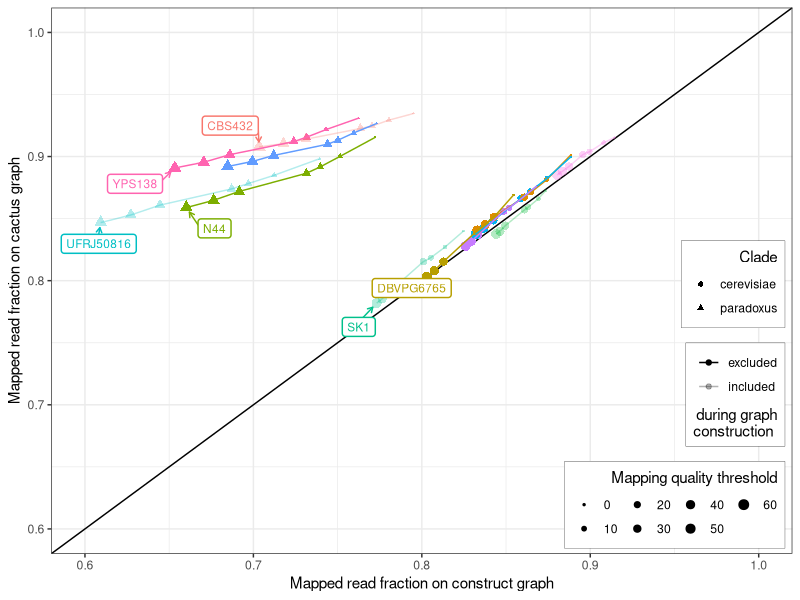
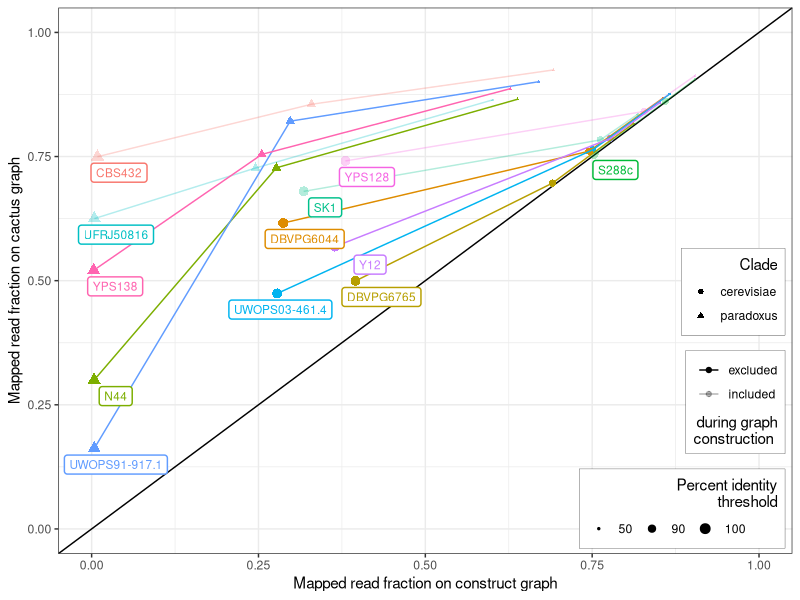
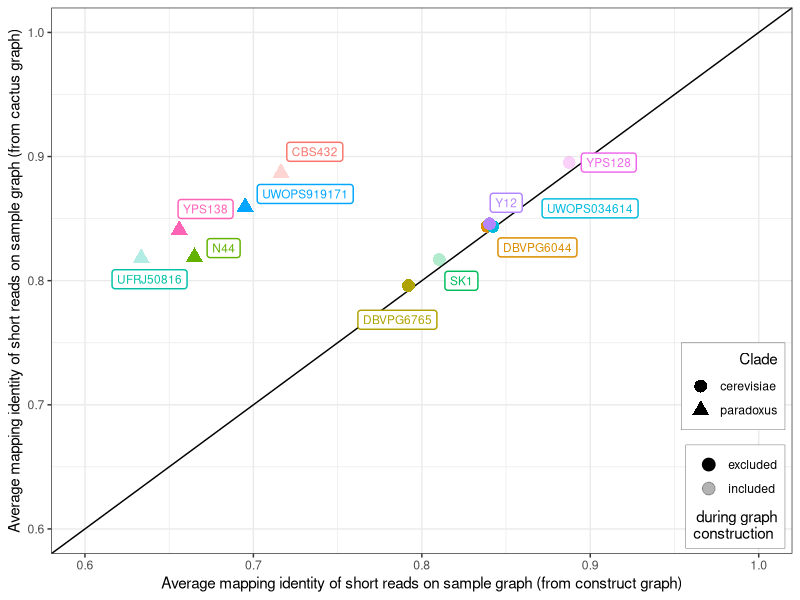
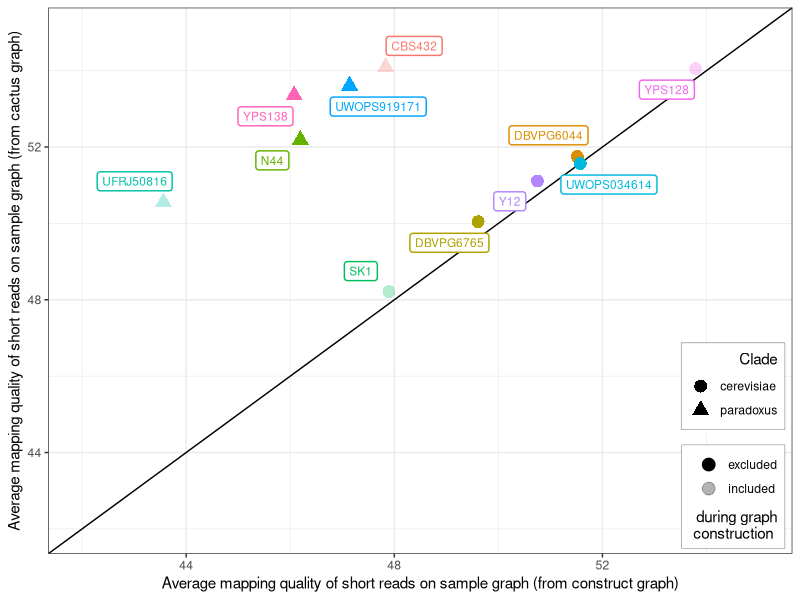
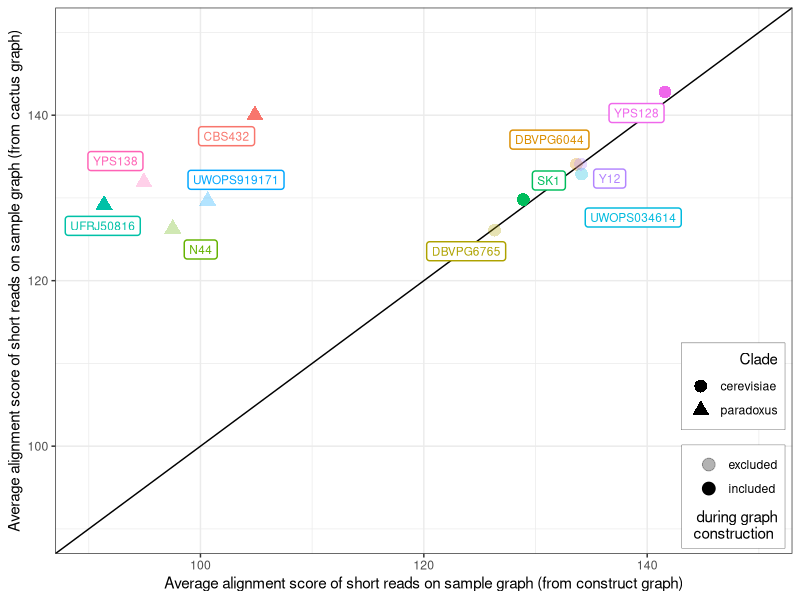

The R script that drew these images, in order:
library(tidyverse)
library(magrittr)
library(ggrepel)

##############
#Read mapping#
##############

#Four strains
#############

construct <- read_tsv("data/yeast.mapping.constructunion.four.tsv", col_names = c("mapq_gt0", "mapq_ge10", "mapq_ge20", "mapq_ge30", "mapq_ge40", "mapq_ge50", "mapq_ge60", "id_ge100", "id_ge90", "id_ge50", "all", "graph", "sample"))
cactus <- read_tsv("data/yeast.mapping.cactus.four.tsv", col_names = c("mapq_gt0", "mapq_ge10", "mapq_ge20", "mapq_ge30", "mapq_ge40", "mapq_ge50", "mapq_ge60", "id_ge100", "id_ge90", "id_ge50", "all", "graph", "sample"))

construct_new <- construct %>%
  gather("mapq_gt0", "mapq_ge10", "mapq_ge20", "mapq_ge30", "mapq_ge40", "mapq_ge50", "mapq_ge60", "id_ge100", "id_ge90", "id_ge50", key="filter", value="construct_number") %>%
  mutate(construct_fraction = construct_number / all) %>%
  select(sample, filter, construct_fraction)

cactus_new <- cactus %>%
  gather("mapq_gt0", "mapq_ge10", "mapq_ge20", "mapq_ge30", "mapq_ge40", "mapq_ge50", "mapq_ge60", "id_ge100", "id_ge90", "id_ge50", key="filter", value="cactus_number") %>%
  mutate(cactus_fraction = cactus_number / all) %>%
  select(sample, filter, cactus_fraction)

## Mapping quality plot
pdf('pdf/yeast-mapping-quality-four.pdf', 6, 6)
construct_new %>%
  inner_join(cactus_new, by=c("sample", "filter")) %>%
  filter(filter %in% c("mapq_gt0", "mapq_ge10", "mapq_ge20", "mapq_ge30", "mapq_ge40", "mapq_ge50", "mapq_ge60")) %>%
  mutate(filter = factor(filter, levels = c("mapq_gt0", "mapq_ge10", "mapq_ge20", "mapq_ge30", "mapq_ge40", "mapq_ge50", "mapq_ge60"), labels = c("0", "10", "20", "30", "40", "50", "60"))) %>%
  mutate(clade=ifelse(sample %in% c("UWOPS91-917.1","UFRJ50816","YPS138","N44","CBS432"), 'paradoxus', 'cerevisiae')) %>%
  mutate(ingraph=ifelse(sample %in% c("UFRJ50816", "YPS128", "CBS432", "SK1", "S288c"), 'included', 'excluded')) %>% 
  ggplot(aes(construct_fraction, cactus_fraction,
               color=sample, alpha=ingraph, pch=clade)) +
  geom_abline(intercept=0) +
  geom_point(aes(size=filter)) +
  geom_line() +
  geom_label_repel(aes(label=ifelse(filter==60, sample, '')),
                   point.padding=.5, box.padding=.5,
                   min.segment.length=0, size=3, seed=123,
                   alpha=1, segment.size=.5, label.size=.5,
                   arrow=arrow(length = unit(0.01, "npc"))) + 
  labs(color="Strain", size="Mapping quality threshold",
       x="Mapped read fraction on construct graph",
       y="Mapped read fraction on cactus graph",
       alpha="during graph\nconstruction ", pch="Clade") +
  coord_cartesian(xlim=c(0.6,1), ylim=c(0.6,1)) +
  scale_size_discrete(range=c(.5,3)) +
  scale_alpha_discrete(range=c(1, .3)) +
  theme_bw() +
  theme(legend.position=c(.99,.01), legend.justification=c(1, 0),
        legend.box.just='right',
        legend.background=element_rect(colour='black', size=.1)) +
  guides(pch=guide_legend(order=1, title.hjust=1),
         size=guide_legend(ncol=4, order=3, title.hjust=1),
         alpha=guide_legend(order=2, title.hjust=1, title.position='bottom',
                            override.aes=list()),
         color=FALSE)
dev.off()

# Mapping percent identity plot
pdf('pdf/yeast-mapping-identity-four.pdf', 6, 6)
construct_new %>%
  inner_join(cactus_new, by=c("sample", "filter")) %>%
  filter(filter %in% c("id_ge100", "id_ge90", "id_ge50")) %>%
  mutate(filter = factor(filter, levels = c("id_ge50", "id_ge90", "id_ge100"), labels = c("50", "90", "100"))) %>%
  mutate(clade=ifelse(sample %in% c("UWOPS91-917.1","UFRJ50816","YPS138","N44","CBS432"), 'paradoxus', 'cerevisiae')) %>%
  mutate(ingraph=ifelse(sample %in% c("UFRJ50816", "YPS128", "CBS432", "SK1", "S288c"), 'included', 'excluded')) %>%
  ggplot(aes(construct_fraction, cactus_fraction, color=sample,
             alpha=ingraph, pch=clade)) +
  geom_abline(intercept=0) +
  geom_point(aes(size=filter)) +
  geom_line() +
  geom_label_repel(aes(label=ifelse(filter==100, sample, '')),
                   point.padding=.25, box.padding=.25,
                   min.segment.length=Inf, size=3, seed=123,
                   nudge_y=-.01, nudge_x=.01,
                   alpha=1, label.size=.5) + 
  labs(color="Strain", size="Percent identity\nthreshold",
       x="Mapped read fraction on construct graph",
       y="Mapped read fraction on cactus graph",
       alpha="during graph\nconstruction ", pch="Clade") +
  coord_cartesian(xlim=c(0,1), ylim=c(0,1)) +
  scale_size_discrete(range=c(.5,3)) +
  scale_alpha_discrete(range=c(1, .3)) +
  theme_bw() +
  theme(legend.position=c(.99,.01), legend.justification=c(1, 0),
        legend.box.just='right',
        legend.background=element_rect(colour='black', size=.1)) +
  guides(pch=guide_legend(order=1, title.hjust=1),
         size=guide_legend(ncol=4, order=3, title.hjust=1),
         alpha=guide_legend(order=2, title.hjust=1, title.position='bottom'),
         color=FALSE)
dev.off()

###############
#SV genotyping#
###############

identity <- read_tsv("data/constructunion.four.reads.identity.tsv", col_names = c("graph", "strain", "identity"))
quality <- read_tsv("data/constructunion.four.reads.mapq.tsv", col_names = c("graph", "strain", "quality"))
score <- read_tsv("data/constructunion.four.reads.score.tsv", col_names = c("graph", "strain", "score"))

# Mapping identity plot
pdf('pdf/yeast-genotyping-identity-four.pdf', 6, 6)
identity %>%
  spread(graph, identity) %>%
  mutate(clade=ifelse(strain %in% c("UWOPS919171","UFRJ50816","YPS138","N44","CBS432"), 'paradoxus', 'cerevisiae')) %>%
  mutate(ingraph=ifelse(strain %in% c("UFRJ50816", "YPS128", "CBS432", "SK1", "S288c"), 'included', 'excluded')) %>%
  ggplot(aes(construct, cactus, color=strain, alpha=ingraph, shape=clade)) +
  geom_abline(intercept=0) +
  geom_point(size=4) +
  geom_label_repel(aes(label=strain),
                   point.padding=.25, box.padding=.5,
                   min.segment.length=Inf, size=3, seed=123,
                   nudge_x=.01,
                   alpha=1, label.size=.5) + 
  labs(color="Strain", shape="Clade",
       x="Average mapping identity of short reads on sample graph (from construct graph)",
       y="Average mapping identity of short reads on sample graph (from cactus graph)",
       alpha="during graph\nconstruction ") +
  coord_cartesian(xlim=c(0.6,1), ylim=c(0.6,1)) +
  scale_alpha_discrete(range=c(1, .3)) +
  theme_bw() +
  theme(legend.position=c(.99,.01), legend.justification=c(1, 0),
        legend.box.just='right',
        legend.background=element_rect(colour='black', size=.1)) +
  guides(color=FALSE, shape=guide_legend(order=1, title.hjust=1),
         alpha=guide_legend(order=2, title.hjust=1, title.position='bottom'))
dev.off()

# Mapping quality plot
pdf('pdf/yeast-genotyping-quality-four.pdf', 6, 6)
quality %>%
  spread(graph, quality) %>%
  mutate(clade=ifelse(strain %in% c("UWOPS919171","UFRJ50816","YPS138","N44","CBS432"), 'paradoxus', 'cerevisiae')) %>%
  mutate(ingraph=ifelse(strain %in% c("UFRJ50816", "YPS128", "CBS432", "SK1", "S288c"), 'included', 'excluded')) %>%
  ggplot(aes(construct, cactus, color=strain, alpha=ingraph, shape=clade)) +
  geom_abline(intercept=0) +
  geom_point(size=4) +
  geom_label_repel(aes(label=strain),
                   point.padding=.25, box.padding=.5,
                   min.segment.length=Inf, size=3, seed=123,
                   nudge_x=-.01,
                   alpha=1, label.size=.5) + 
  labs(color="Strain", shape="Clade",
       x="Average mapping quality of short reads on sample graph (from construct graph)",
       y="Average mapping quality of short reads on sample graph (from cactus graph)",
       alpha="during graph\n construction ") +
  coord_cartesian(xlim=c(42,55), ylim=c(42,55)) +
  scale_alpha_discrete(range=c(1, .3)) +
  theme_bw() +
  theme(legend.position=c(.99,.01), legend.justification=c(1, 0),
        legend.box.just='right',
        legend.background=element_rect(colour='black', size=.1)) +
  guides(color=FALSE, shape=guide_legend(order=1, title.hjust=1),
         alpha=guide_legend(order=2, title.hjust=1, title.position='bottom'))
dev.off()

# Mapping score plot
pdf('pdf/yeast-genotyping-score-four.pdf', 8, 7)
score %>%
  spread(graph, score) %>%
  mutate(clade=ifelse(strain %in% c("UWOPS919171","UFRJ50816","YPS138","N44","CBS432"), 'paradoxus', 'cerevisiae')) %>%
  mutate(ingraph=ifelse(strain %in% c("UFRJ50816", "YPS128", "CBS432", "SK1", "S288c"), 'included', 'excluded')) %>%
  ggplot(aes(construct, cactus, color=strain, alpha=ingraph, shape=clade)) +
  geom_abline(intercept=0) +
  geom_point(size=4) +
  geom_label_repel(aes(label=strain),
                   point.padding=.25, box.padding=.5,
                   min.segment.length=Inf, size=3, seed=123,
                   nudge_x=-.01,
                   alpha=1, label.size=.5) + 
  labs(color="Strain", shape="Clade",
       x="Average alignment score of short reads on sample graph (from construct graph)",
       y="Average alignment score of short reads on sample graph (from cactus graph)",
       alpha="during graph\n construction ") +
  coord_cartesian(xlim=c(90,150), ylim=c(90,150)) +
  scale_alpha_discrete(range=c(.3,1)) +
  theme_bw() +
  theme(legend.position=c(.99,.01), legend.justification=c(1, 0),
        legend.box.just='right',
        legend.background=element_rect(colour='black', size=.1)) +
  guides(color=FALSE, shape=guide_legend(order=1, title.hjust=1),
         alpha=guide_legend(order=2, title.hjust=1, title.position='bottom'))
dev.off()
